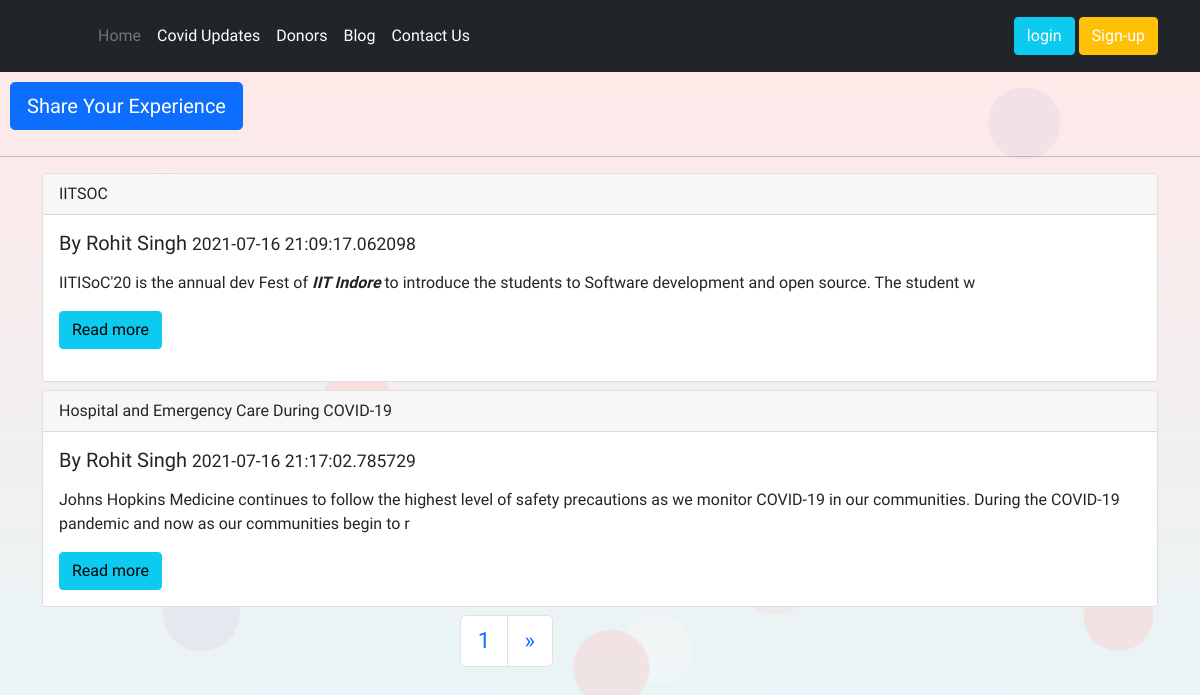
Screenshot of /blog/ with the database file from the repository.
### blog/models.py (models this page shows, shortened)
class Post(models.Model):
    sno=models.AutoField(primary_key=True)
    title=models.CharField(max_length=255)
    author=models.CharField(max_length=50)
    authorUsername=models.CharField(max_length=50, default="")
    Timestamp=models.CharField(max_length=50)
    content=models.TextField()

### blog/views.py (the view)
# urls.py: path('', views.blogHome, name='blogHome'),
def blogHome(request):
    post = Post.objects.all().order_by('sno')
    paginator = Paginator(post, 2)
    Page_number = request.GET.get('page')
    Page_obj = paginator.get_page(Page_number)
    return render(request, 'blog/blogHome.html', {"page_obj": Page_obj})

### templates/blog/blogHome.html (shortened to what this page needs)
{% extends 'base.html' %}
{% block body %}
<a href="/blog/addblog">
  <button type="button" id="share" class="btn btn-lg btn-primary">Share Your Experience</button>
</a>
<hr>
<div class="container">
  {% for post in page_obj %}
  <div class="card my-2">
    <div class="card-header">
      {{post.title}}
    </div>
    <div class="card-body">
      <h5 class="card-title">By {{post.author}} <small>{{post.Timestamp}} </small></h5>
      <p class="card-text">
        {% autoescape off %}{{post.content|slice:200}}{% endautoescape %}
      </p>
      <a href="/blog/{{post.sno}}" class="btn btn-info">Read more</a>
    </div>
  </div>
  {% endfor %}
  <div id="pagination">
    <nav aria-label="Page navigation example">
      <ul class="pagination">
        <li class="page-item"><a class="page-link" href="#">{{page_obj.number}}</a></li>
        {% if page_obj.has_next %}
        <li class="page-item">
          <a class="page-link" href="?page={{page_obj.next_page_number}}" aria-label="Next">
            <span aria-hidden="true">&raquo;</span>
          </a>
          {% endif %}
        </li>
      </ul>
    </nav>
  </div>
</div>
{% endblock %}

### templates/base.html (shortened to what this page needs)
<!DOCTYPE html>
<html lang="en">
<head>
  <link href="https://cdn.jsdelivr.net/npm/bootstrap@5.0.2/dist/css/bootstrap.min.css" rel="stylesheet"
>
</head>
<body>
  <header id="j" class="p-3 bg-dark text-white" >
    <div id="navbar" class="container">
      <div id="navbar2" class="d-flex flex-wrap align-items-center justify-content-center justify-content-lg-start">
        <a href="/" class="d-flex align-items-center mb-2 mb-lg-0 text-white text-decoration-none">
          <svg class="bi me-2" width="40" height="32" role="img" aria-label="Bootstrap">
            <use xlink:href="#bootstrap">
            </use>
          </svg>
        </a>
        <ul class="nav col-12 col-lg-auto me-lg-auto mb-2 justify-content-center mb-md-0" id="List">
          <li><a href="/" class="nav-link px-2 text-secondary text-">Home</a></li>
          <li><a href="/covidupdates" class="nav-link px-2 text-white">Covid Updates</a></li>
          <li><a href="/donors" class="nav-link px-2 text-white">Donors</a></li>
          <li><a href="/blog" class="nav-link px-2 text-white">Blog</a></li>
          <li><a href="/contactus" class="nav-link px-2 text-white">Contact Us</a></li>
        </ul>
        {% if request.user.is_authenticated %}
    <a href="/profile" class="btn btn-info">{{request.user}}</a>
        {% else %}
        <div class="text-end">
          <button type="button" class="btn btn-info"><a href="/login">login</a></button>
          <button type="button" class="btn btn-warning"> <a href="/nusignup">Sign-up</a> </button>
        </div>
        {% endif %}
      </div>
    </div>
  </header>
    <div class="bg">
    </div>
    {% block body %}
    {% endblock body %}
</body>
</html>

### templates/blog/blogHome.html (style rules this page uses)
#pagination { margin: auto; width: 200px; zoom: 1.4; }
#share { margin: 10px; }

### templates/base.html (style rules this page uses)
* { font-family: 'Baloo Bhai 2', cursive; padding: 0; margin: 0; z-index: 1; }
.bg { height: 140vh; position: absolute; width: 100vw; z-index: -100; background-image: linear-gradient( rgb(255, 183, 183), rgb(139, 249, 255)); opacity: 0.3; }
a { text-decoration: none; color: white; font: weight 9px; }

### rows the page displays
Post: title "IITSOC", author "Rohit Singh", Timestamp "2021-07-16 21:09:17.062098", content "IITISoC'20 is the annual dev Fest of IIT Indore to introduce the students to Software development and open source. The student w"
Post: title "Hospital and Emergency Care During COVID-19", author "Rohit Singh", Timestamp "2021-07-16 21:17:02.785729", content "Johns Hopkins Medicine continues to follow the highest level of safety precautions as we monitor COVID-19 in our communities. During the COVID-19 pandemic and now as our communities begin to r"

### other values shown
{{ page_obj.number }} "1"
